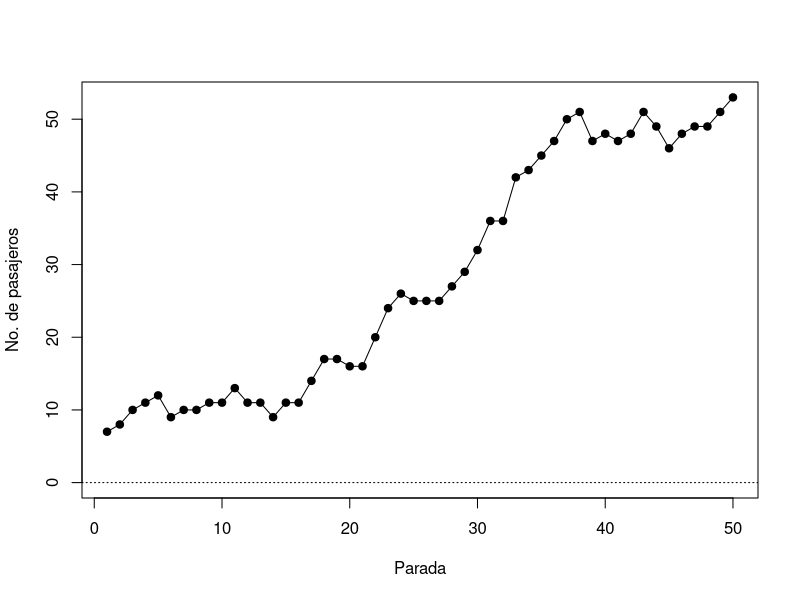

The R script that drew this image:
# Rep. VI - ej. 3.a

# Instrucciones:
# Completar el código (dentro de los límites indicados) para que la simulación
# del ómnibus urbano respete los límites físicos respecto a la cantidad de 
# pasajeros que puede contener el vehículo.

# Objetivos:
# Utilizar sentencias condicionales para que si:
# - pasajeros es un valor muy alto, cambiar su valor por el máximo posible
# - pasajeros es un valor muy bajo, cambiar su valor por el mínimo posible
# pasajeros*: este objeto será evaluado antes y después de correr su código,
#             para determinar es capaz de hacer las acciones que se piden.

paradas <- 50
maximo  <- 60
pasajeros <- rpois(1, 10)
registro  <- numeric(paradas)
registro[1] <- pasajeros
for (i in 2:paradas) {
  # Bajan:
  pasajeros <- pasajeros - rpois(1, 2)
  
  # Suben:
  pasajeros <- pasajeros + rpois(1, 3)

#================ Su código comienza aquí: ================#
  # Límites:






#================ Su código termina aquí ==================#
  registro[i] <- pasajeros # Actualiza registro
}
plot(registro, type = "o", pch = 19, xlab='Parada', 
     ylab='No. de pasajeros', ylim = c(0, max(registro)))
abline(h = c(0, maximo), lty = 3)

